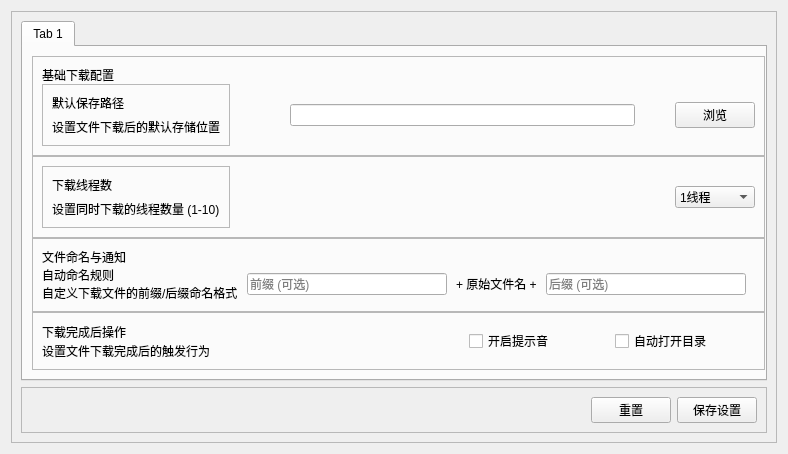
      <widget class="QWidget" name="pageSetting">
       <layout class="QGridLayout" name="gridLayout_6">
        <item row="0" column="0">
         <widget class="QFrame" name="frmPageSetting">
          <property name="frameShape">
           <enum>QFrame::Shape::StyledPanel</enum>
          </property>
          <property name="frameShadow">
           <enum>QFrame::Shadow::Raised</enum>
          </property>
          <layout class="QGridLayout" name="gridLayout_5">
           <item row="1" column="0">
            <widget class="QTabWidget" name="tabSetting">
             <property name="currentIndex">
              <number>0</number>
             </property>
             <widget class="QWidget" name="tabDownloadSetting">
              <attribute name="title">
               <string>Tab 1</string>
              </attribute>
              <layout class="QVBoxLayout" name="verticalLayout_17">
               <property name="spacing">
                <number>0</number>
               </property>
               <property name="rightMargin">
                <number>0</number>
               </property>
               <item>
                <widget class="QFrame" name="frmDownloadSettingBasic">
                 <property name="maximumSize">
                  <size>
                   <width>16777215</width>
                   <height>200</height>
                  </size>
                 </property>
                 <property name="frameShape">
                  <enum>QFrame::Shape::StyledPanel</enum>
                 </property>
                 <property name="frameShadow">
                  <enum>QFrame::Shadow::Raised</enum>
                 </property>
                 <layout class="QVBoxLayout" name="verticalLayout_12">
                  <property name="spacing">
                   <number>0</number>
                  </property>
                  <item>
                   <layout class="QHBoxLayout" name="lytHBasic">
                    <item>
                     <widget class="QLabel" name="lblBasicTitle">
                      <property name="maximumSize">
                       <size>
                        <width>16777215</width>
                        <height>50</height>
                       </size>
                      </property>
                      <property name="text">
                       <string>基础下载配置</string>
                      </property>
                     </widget>
                    </item>
                   </layout>
                  </item>
                  <item>
                   <layout class="QHBoxLayout" name="horizontalLayout_8">
                    <item>
                     <widget class="QFrame" name="frame_6">
                      <property name="frameShape">
                       <enum>QFrame::Shape::StyledPanel</enum>
                      </property>
                      <property name="frameShadow">
                       <enum>QFrame::Shadow::Raised</enum>
                      </property>
                      <layout class="QVBoxLayout" name="verticalLayout_3">
                       <item>
                        <widget class="QLabel" name="lblDefaultSavepath">
                         <property name="text">
                          <string>默认保存路径</string>
                         </property>
                        </widget>
                       </item>
                       <item>
                        <widget class="QLabel" name="lblDefaultSavepathTip">
                         <property name="text">
                          <string>设置文件下载后的默认存储位置</string>
                         </property>
                        </widget>
                       </item>
                      </layout>
                     </widget>
                    </item>
                    <item>
                     <spacer name="spcHBasic">
                      <property name="orientation">
                       <enum>Qt::Orientation::Horizontal</enum>
                      </property>
                      <property name="sizeType">
                       <enum>QSizePolicy::Policy::Maximum</enum>
                      </property>
                      <property name="sizeHint" stdset="0">
                       <size>
                        <width>60</width>
                        <height>20</height>
                       </size>
                      </property>
                     </spacer>
                    </item>
                    <item>
                     <layout class="QHBoxLayout" name="lytSaveLocation">
                      <item>
                       <widget class="QLineEdit" name="edtSaveDir"/>
                      </item>
                      <item>
                       <spacer name="horizontalSpacer_8">
                        <property name="orientation">
                         <enum>Qt::Orientation::Horizontal</enum>
                        </property>
                        <property name="sizeType">
                         <enum>QSizePolicy::Policy::Fixed</enum>
                        </property>
                        <property name="sizeHint" stdset="0">
                         <size>
                          <width>40</width>
                          <height>20</height>
                         </size>
                        </property>
                       </spacer>
                      </item>
                      <item>
                       <widget class="QPushButton" name="btnBrowseDir">
                        <property name="minimumSize">
                         <size>
                          <width>80</width>
                          <height>0</height>
                         </size>
                        </property>
                        <property name="cursor">
                         <cursorShape>PointingHandCursor</cursorShape>
                        </property>
                        <property name="text">
                         <string>浏览</string>
                        </property>
                       </widget>
                      </item>
                     </layout>
                    </item>
                   </layout>
                  </item>
                 </layout>
                </widget>
               </item>
               <item>
                <widget class="QFrame" name="frmDownloadSettingThread">
                 <property name="maximumSize">
                  <size>
                   <width>16777215</width>
                   <height>100</height>
                  </size>
                 </property>
                 <property name="frameShape">
                  <enum>QFrame::Shape::StyledPanel</enum>
                 </property>
                 <property name="frameShadow">
                  <enum>QFrame::Shadow::Raised</enum>
                 </property>
                 <layout class="QHBoxLayout" name="horizontalLayout_9">
                  <item>
                   <widget class="QFrame" name="frame_8">
                    <property name="frameShape">
                     <enum>QFrame::Shape::StyledPanel</enum>
                    </property>
                    <property name="frameShadow">
                     <enum>QFrame::Shadow::Raised</enum>
                    </property>
                    <layout class="QVBoxLayout" name="verticalLayout_13">
                     <item>
                      <widget class="QLabel" name="lblDownloadThreadTitle">
                       <property name="text">
                        <string>下载线程数</string>
                       </property>
                      </widget>
                     </item>
                     <item>
                      <widget class="QLabel" name="lblDownloadThreadTip">
                       <property name="text">
                        <string>设置同时下载的线程数量 (1-10)</string>
                       </property>
                      </widget>
                     </item>
                    </layout>
                   </widget>
                  </item>
                  <item>
                   <spacer name="spcHThread">
                    <property name="orientation">
                     <enum>Qt::Orientation::Horizontal</enum>
                    </property>
                    <property name="sizeHint" stdset="0">
                     <size>
                      <width>40</width>
                      <height>20</height>
                     </size>
                    </property>
                   </spacer>
                  </item>
                  <item>
                   <widget class="QComboBox" name="cmbThreads">
                    <property name="minimumSize">
                     <size>
                      <width>80</width>
                      <height>0</height>
                     </size>
                    </property>
                    <property name="cursor">
                     <cursorShape>PointingHandCursor</cursorShape>
                    </property>
                    <item>
                     <property name="text">
                      <string>1线程</string>
                     </property>
                    </item>
                    <item>
                     <property name="text">
                      <string>2线程</string>
                     </property>
                    </item>
                    <item>
                     <property name="text">
                      <string>3线程</string>
                     </property>
                    </item>
                    <item>
                     <property name="text">
                      <string>4线程</string>
                     </property>
                    </item>
                    <item>
                     <property name="text">
                      <string>5线程</string>
                     </property>
                    </item>
                    <item>
                     <property name="text">
                      <string>6线程</string>
                     </property>
                    </item>
                    <item>
                     <property name="text">
                      <string>7线程</string>
                     </property>
                    </item>
                    <item>
                     <property name="text">
                      <string>8线程</string>
                     </property>
                    </item>
                    <item>
                     <property name="text">
                      <string>9线程</string>
                     </property>
                    </item>
                    <item>
                     <property name="text">
                      <string>10线程</string>
                     </property>
                    </item>
                   </widget>
                  </item>
                 </layout>
                </widget>
               </item>
               <item>
                <widget class="QFrame" name="frmDownloadSettingName">
                 <property name="maximumSize">
                  <size>
                   <width>16777215</width>
                   <height>200</height>
                  </size>
                 </property>
                 <property name="frameShape">
                  <enum>QFrame::Shape::StyledPanel</enum>
                 </property>
                 <property name="frameShadow">
                  <enum>QFrame::Shadow::Raised</enum>
                 </property>
                 <layout class="QVBoxLayout" name="verticalLayout_15" stretch="0,0">
                  <property name="spacing">
                   <number>0</number>
                  </property>
                  <item>
                   <layout class="QHBoxLayout" name="horizontalLayout_10">
                    <property name="spacing">
                     <number>0</number>
                    </property>
                    <item>
                     <widget class="QLabel" name="lblNameFileTitle">
                      <property name="maximumSize">
                       <size>
                        <width>16777215</width>
                        <height>50</height>
                       </size>
                      </property>
                      <property name="text">
                       <string>文件命名与通知</string>
                      </property>
                     </widget>
                    </item>
                   </layout>
                  </item>
                  <item>
                   <layout class="QHBoxLayout" name="lytHNameFile">
                    <property name="spacing">
                     <number>9</number>
                    </property>
                    <property name="rightMargin">
                     <number>9</number>
                    </property>
                    <item>
                     <layout class="QVBoxLayout" name="verticalLayout_14">
                      <property name="spacing">
                       <number>0</number>
                      </property>
                      <item>
                       <widget class="QLabel" name="lblNameFileRuleTitle">
                        <property name="text">
                         <string>自动命名规则</string>
                        </property>
                       </widget>
                      </item>
                      <item>
                       <widget class="QLabel" name="lblNameFileRuleTip">
                        <property name="text">
                         <string>自定义下载文件的前缀/后缀命名格式</string>
                        </property>
                       </widget>
                      </item>
                     </layout>
                    </item>
                    <item>
                     <widget class="QLineEdit" name="edtPrefixFileName">
                      <property name="placeholderText">
                       <string>前缀 (可选)</string>
                      </property>
                     </widget>
                    </item>
                    <item>
                     <widget class="QLabel" name="lblOriginFileName">
                      <property name="text">
                       <string>+ 原始文件名 +</string>
                      </property>
                     </widget>
                    </item>
                    <item>
                     <widget class="QLineEdit" name="edtSuffixFileName">
                      <property name="placeholderText">
                       <string>后缀 (可选)</string>
                      </property>
                     </widget>
                    </item>
                   </layout>
                  </item>
                 </layout>
                </widget>
               </item>
               <item>
                <widget class="QFrame" name="frmDownloadSettingComplete">
                 <property name="maximumSize">
                  <size>
                   <width>16777215</width>
                   <height>100</height>
                  </size>
                 </property>
                 <property name="frameShape">
                  <enum>QFrame::Shape::StyledPanel</enum>
                 </property>
                 <property name="frameShadow">
                  <enum>QFrame::Shadow::Raised</enum>
                 </property>
                 <layout class="QHBoxLayout" name="horizontalLayout_12">
                  <item>
                   <layout class="QVBoxLayout" name="lytVDownloadComplete">
                    <property name="spacing">
                     <number>0</number>
                    </property>
                    <item>
                     <widget class="QLabel" name="lblDownloadCompleteTitle">
                      <property name="text">
                       <string>下载完成后操作</string>
                      </property>
                     </widget>
                    </item>
                    <item>
                     <widget class="QLabel" name="lblDownloadCompleteTitleTip">
                      <property name="text">
                       <string>设置文件下载完成后的触发行为</string>
                      </property>
                     </widget>
                    </item>
                   </layout>
                  </item>
                  <item>
                   <spacer name="spcHDownloadComplete">
                    <property name="orientation">
                     <enum>Qt::Orientation::Horizontal</enum>
                    </property>
                    <property name="sizeType">
                     <enum>QSizePolicy::Policy::Expanding</enum>
                    </property>
                    <property name="sizeHint" stdset="0">
                     <size>
                      <width>0</width>
                      <height>0</height>
                     </size>
                    </property>
                   </spacer>
                  </item>
                  <item>
                   <widget class="QCheckBox" name="chkPlaySound">
                    <property name="minimumSize">
                     <size>
                      <width>140</width>
                      <height>0</height>
                     </size>
                    </property>
                    <property name="cursor">
                     <cursorShape>PointingHandCursor</cursorShape>
                    </property>
                    <property name="text">
                     <string>开启提示音</string>
                    </property>
                    <property name="checkable">
                     <bool>true</bool>
                    </property>
                   </widget>
                  </item>
                  <item>
                   <widget class="QCheckBox" name="chkOpenDir">
                    <property name="minimumSize">
                     <size>
                      <width>140</width>
                      <height>0</height>
                     </size>
                    </property>
                    <property name="cursor">
                     <cursorShape>PointingHandCursor</cursorShape>
                    </property>
                    <property name="text">
                     <string>自动打开目录</string>
                    </property>
                    <property name="checkable">
                     <bool>true</bool>
                    </property>
                   </widget>
                  </item>
                 </layout>
                </widget>
               </item>
              </layout>
             </widget>
            </widget>
           </item>
           <item row="2" column="0">
            <widget class="QFrame" name="frmPageSettingFoot">
             <property name="minimumSize">
              <size>
               <width>0</width>
               <height>0</height>
              </size>
             </property>
             <property name="frameShape">
              <enum>QFrame::Shape::StyledPanel</enum>
             </property>
             <property name="frameShadow">
              <enum>QFrame::Shadow::Raised</enum>
             </property>
             <layout class="QHBoxLayout" name="horizontalLayout_7">
              <item>
               <spacer name="spcHBtnSetting">
                <property name="orientation">
                 <enum>Qt::Orientation::Horizontal</enum>
                </property>
                <property name="sizeHint" stdset="0">
                 <size>
                  <width>560</width>
                  <height>20</height>
                 </size>
                </property>
               </spacer>
              </item>
              <item>
               <widget class="QPushButton" name="btnResetSetting">
                <property name="text">
                 <string>重置</string>
                </property>
               </widget>
              </item>
              <item>
               <widget class="QPushButton" name="btnSaveSetting">
                <property name="text">
                 <string>保存设置</string>
                </property>
               </widget>
              </item>
             </layout>
            </widget>
           </item>
          </layout>
         </widget>
        </item>
       </layout>
      </widget>
